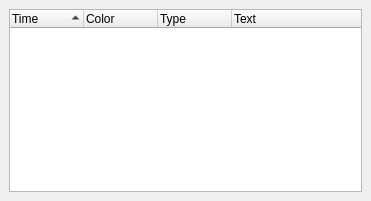
<?xml version="1.0" encoding="UTF-8"?>
<ui version="4.0">
 <class>BookmarkBrowser</class>
 <widget class="QDockWidget" name="BookmarkBrowser">
  <property name="geometry">
   <rect>
    <x>0</x>
    <y>0</y>
    <width>371</width>
    <height>201</height>
   </rect>
  </property>
  <property name="allowedAreas">
   <set>Qt::LeftDockWidgetArea|Qt::RightDockWidgetArea</set>
  </property>
  <property name="windowTitle">
   <string>Bookmark Browser</string>
  </property>
  <widget class="QWidget" name="dockWidgetContents">
   <layout class="QVBoxLayout" name="verticalLayout">
    <item>
     <widget class="QTreeWidget" name="treeWidget">
      <property name="selectionMode">
       <enum>QAbstractItemView::ExtendedSelection</enum>
      </property>
      <property name="rootIsDecorated">
       <bool>false</bool>
      </property>
      <property name="sortingEnabled">
       <bool>true</bool>
      </property>
      <property name="columnCount">
       <number>4</number>
      </property>
      <attribute name="headerVisible">
       <bool>true</bool>
      </attribute>
      <attribute name="headerDefaultSectionSize">
       <number>74</number>
      </attribute>
      <attribute name="headerShowSortIndicator" stdset="0">
       <bool>true</bool>
      </attribute>
      <attribute name="headerStretchLastSection">
       <bool>true</bool>
      </attribute>
      <column>
       <property name="text">
        <string>Time</string>
       </property>
      </column>
      <column>
       <property name="text">
        <string>Color</string>
       </property>
      </column>
      <column>
       <property name="text">
        <string>Type</string>
       </property>
      </column>
      <column>
       <property name="text">
        <string>Text</string>
       </property>
      </column>
     </widget>
    </item>
   </layout>
  </widget>
 </widget>
 <resources/>
 <connections/>
</ui>
